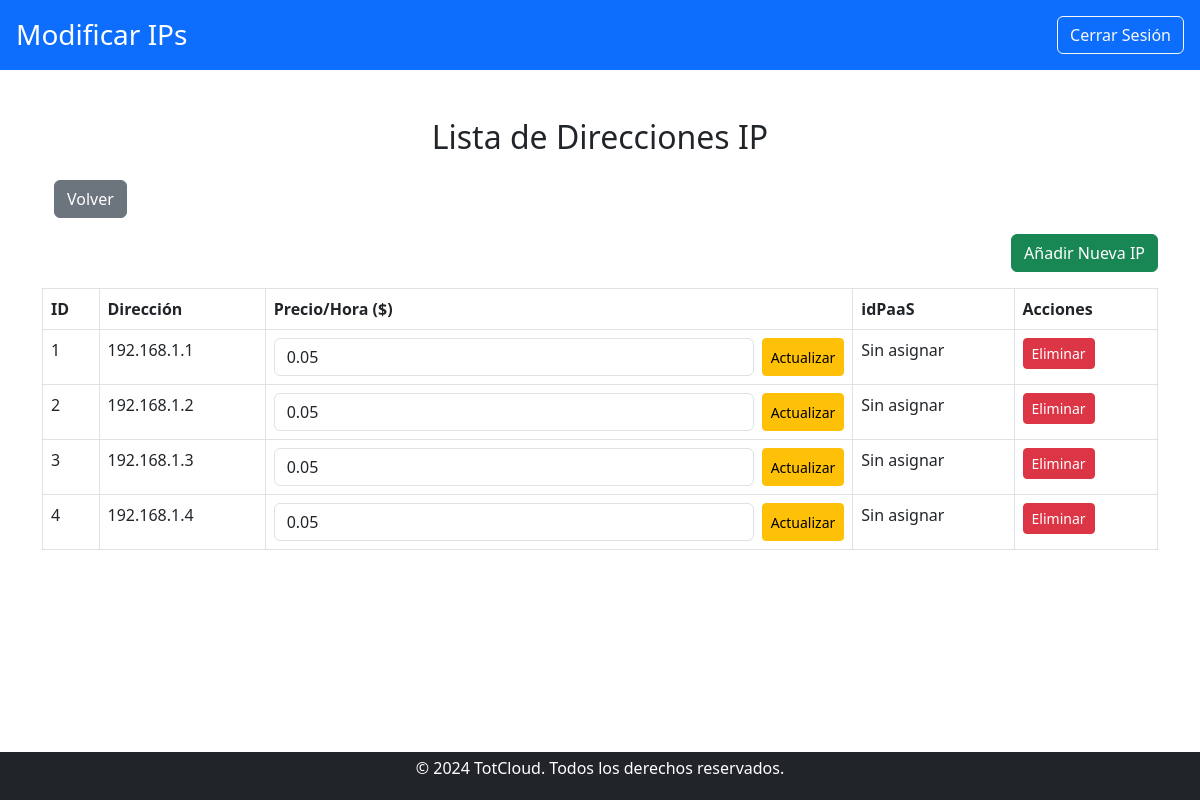
Before: /trabajador/modificar_componentes/ip/modificar_ips.php (signed in) with the older database file.
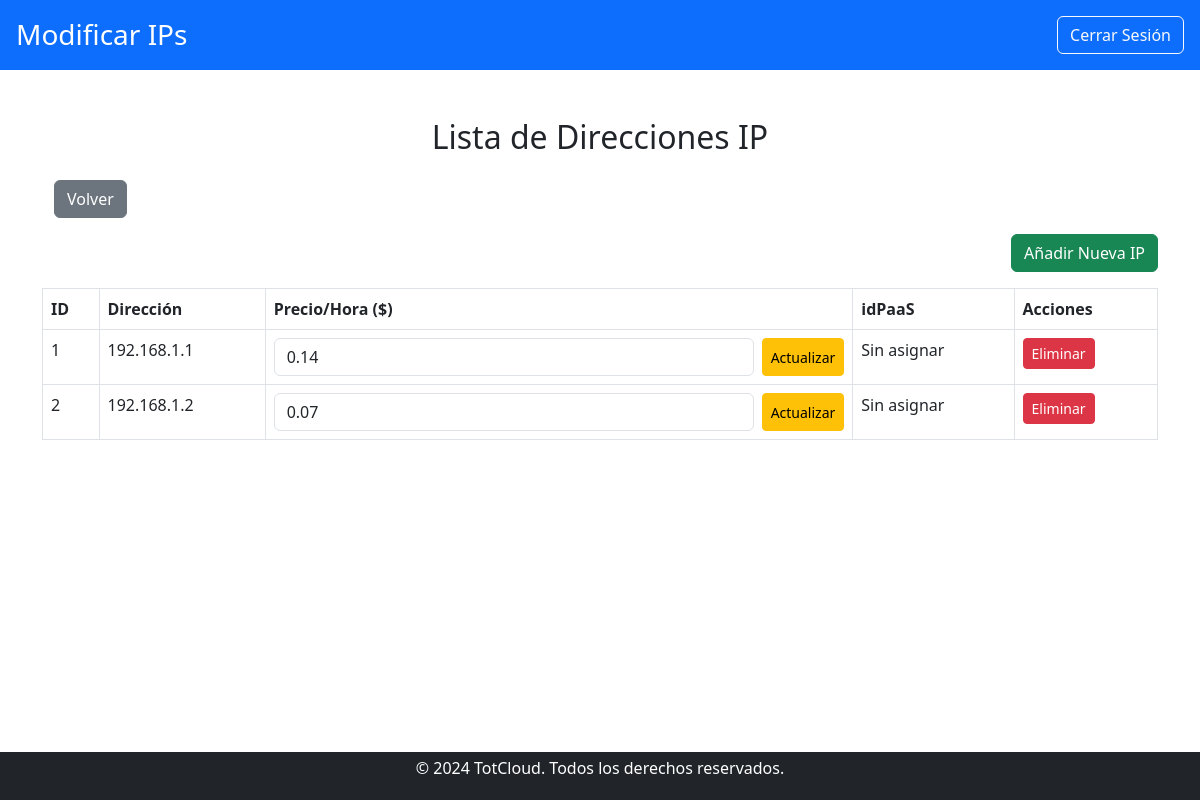
After: the same page with the newer database file.
### tables this page shows
CREATE TABLE `direccionip` (
  `idIp` int(11) NOT NULL,
  `Direccion` varchar(45) NOT NULL,
  `PrecioH` decimal(10,2) NOT NULL,
  `idPaaS` int(11) DEFAULT NULL
);

### public/trabajador/modificar_componentes/ip/modificar_ips.php (the view, shortened to what this page needs)
<?php
include '../../../../includes/db_connect.php';
$query = "SELECT * FROM direccionip";
$result = $conn->query($query);
?>
<!DOCTYPE html>
<html lang="es">
<head>
    <link href="https://cdn.jsdelivr.net/npm/bootstrap@5.3.0/dist/css/bootstrap.min.css" rel="stylesheet">
    <link href="../../../css/estilos.css" rel="stylesheet">
</head>
<body>
    <header class="bg-primary text-white d-flex justify-content-between align-items-center p-3">
        <div>
            <h1 class="h3 mb-0">Modificar IPs</h1>
        </div>
        <div>
            <a href="../../../logout.php" class="btn btn-outline-light">Cerrar Sesión</a>
        </div>
    </header>
    <main class="container my-5">
        <h2 class="text-center mb-4">Lista de Direcciones IP</h2>
        <div class="container my-3">
            <a href="../modificar_componentes.php" class="btn btn-secondary">Volver</a>
        </div>
        <div class="mb-3 text-end">
            <a href="crear_ip.php" class="btn btn-success">Añadir Nueva IP</a>
        </div>
        <table class="table table-bordered">
            <thead>
                <tr>
                    <th>ID</th>
                    <th>Dirección</th>
                    <th>Precio/Hora ($)</th>
                    <th>idPaaS</th>
                    <th>Acciones</th>
                </tr>
            </thead>
            <tbody>
                <?php while ($ip = $result->fetch_assoc()): ?>
                    <tr>
                        <td><?php echo htmlspecialchars($ip['idIp']); ?></td>
                        <td><?php echo htmlspecialchars($ip['Direccion']); ?></td>
                        <td>
                            <form method="POST" action="modificar_ips.php" class="d-flex">
                                <input type="number" step="0.01" class="form-control me-2" name="precioH" value="<?php echo $ip['PrecioH']; ?>" required>
                                <button type="submit" class="btn btn-warning btn-sm">Actualizar</button>
                            </form>
                        </td>
                        <td><?php echo htmlspecialchars($ip['idPaaS'] ?? 'Sin asignar'); ?></td>
                        <td>
                            <a href="modificar_ips.php?eliminar=<?php echo $ip['idIp']; ?>" class="btn btn-danger btn-sm" onclick="return confirm('¿Estás seguro de eliminar esta IP?')">Eliminar</a>
                        </td>
                    </tr>
                <?php endwhile; ?>
            </tbody>
        </table>
    </main>
    <?php include '../../../../includes/footer.php'; ?>
</body>
</html>

Changed rows visible on the page:
removed direccionip: idIp "3", Direccion "192.168.1.3", precioH "0.05", idPaaS "Sin asignar"
removed direccionip: idIp "4", Direccion "192.168.1.4", precioH "0.05", idPaaS "Sin asignar"
changed direccionip id 1: precioH "0.05" → "0.14"
changed direccionip id 2: precioH "0.05" → "0.07"
